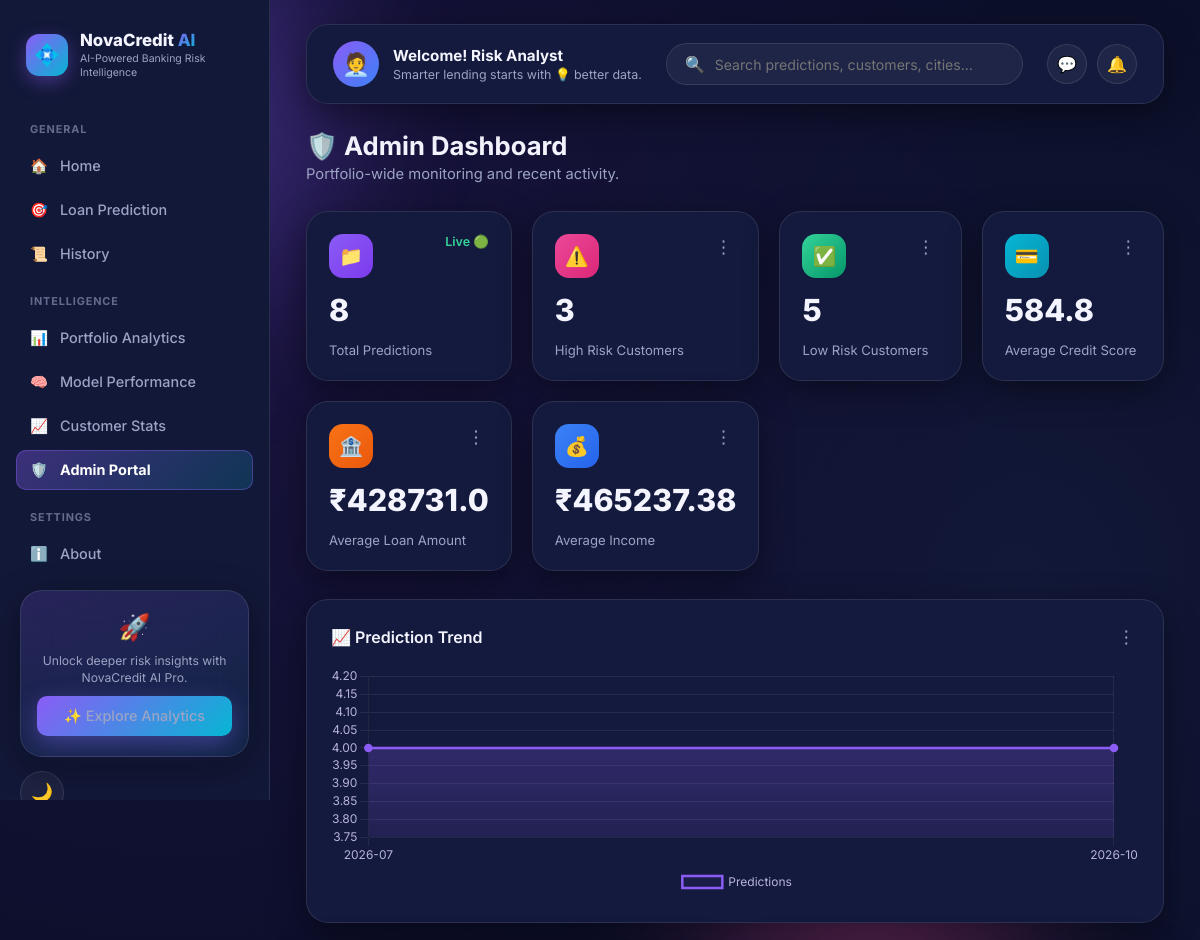
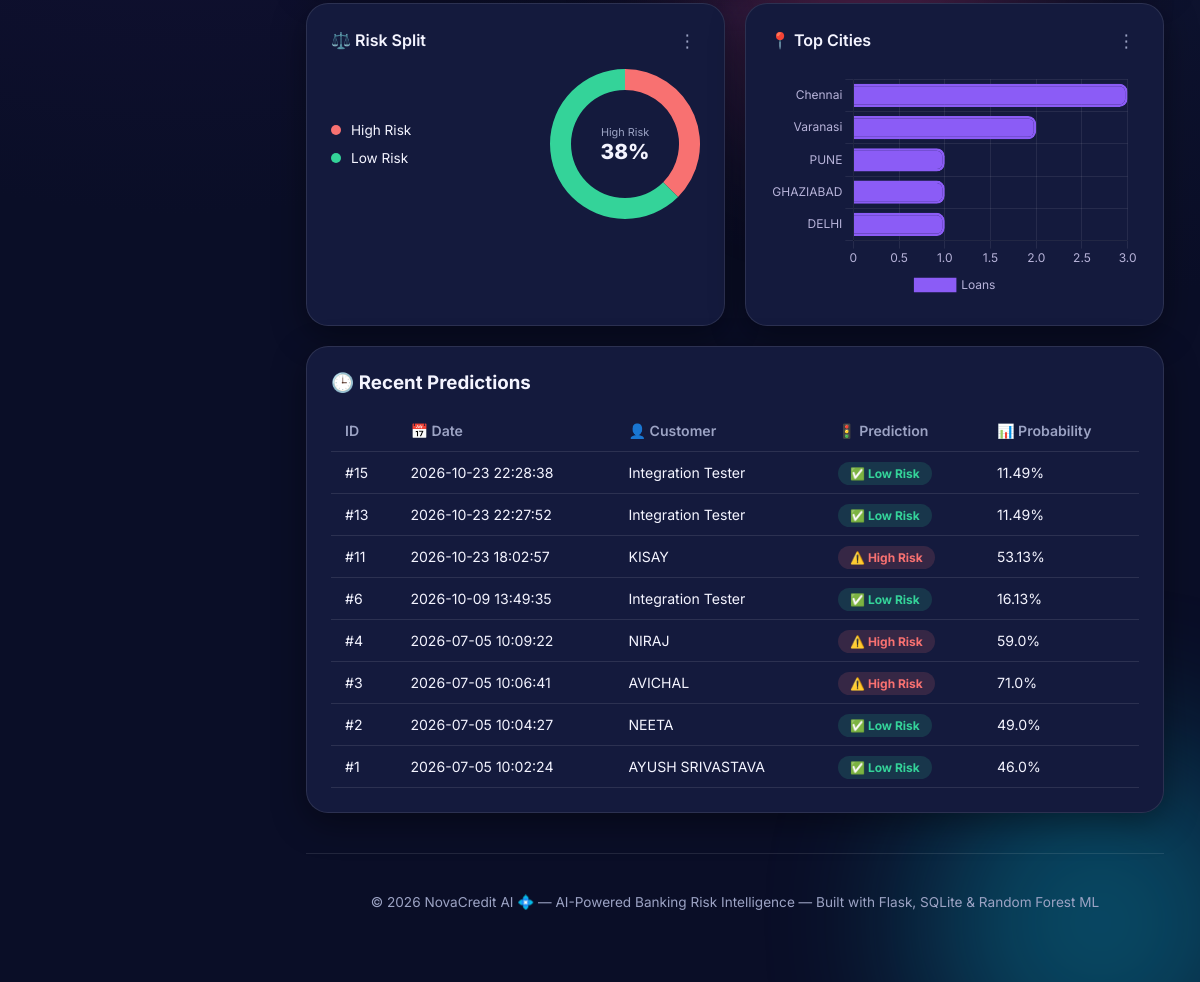
The page /admin on the database its author committed (2 pictures, top to bottom).
### tables this page shows
CREATE TABLE user_predictions (
            id INTEGER PRIMARY KEY AUTOINCREMENT,
            timestamp TEXT NOT NULL,
            customer_name TEXT,
            age INTEGER,
            gender TEXT,
            marital_status TEXT,
            city TEXT,
            education_level TEXT,
            employment_status TEXT,
            income REAL,
            credit_score INTEGER,
            years_employed INTEGER,
            loan_amount REAL,
            loan_term INTEGER,
            existing_debt REAL,
            previous_loans INTEGER,
            late_payments INTEGER,
            monthly_expenses REAL,
            savings_balance REAL,
            debt_to_income_ratio REAL,
            loan_purpose TEXT,
            prediction TEXT,
            prediction_probability REAL
        , risk_tier TEXT);

### routes/admin.py (the view)
@admin_bp.route("/admin")
def admin():
    stats = get_summary_stats()
    charts = get_chart_data()
    recent = get_all_predictions()[:8]
    return render_template("admin.html", stats=stats, charts=charts, recent=recent)

### app.py (called while the page is built)
def create_app():
    app = Flask(__name__)
    app.config.from_object(Config)
    init_db()
    app.register_blueprint(home_bp)
    app.register_blueprint(predict_bp)
    app.register_blueprint(analytics_bp)
    app.register_blueprint(dashboard_bp)
    app.register_blueprint(history_bp)
    app.register_blueprint(admin_bp)
    @app.context_processor
    def inject_globals():
        from datetime import datetime
        return {"current_year": datetime.now().year}
    return app

### database/database.py (called while the page is built)
def get_connection():
    conn = sqlite3.connect(Config.DATABASE_PATH)
    conn.row_factory = sqlite3.Row
    conn.execute("PRAGMA foreign_keys = ON")
    return conn

def get_all_predictions():
    conn = get_connection()
    rows = conn.execute(
        "SELECT * FROM user_predictions ORDER BY timestamp DESC"
    ).fetchall()
    conn.close()
    return [dict(r) for r in rows]

### templates/admin.html (shortened to what this page needs)
{% extends "base.html" %}
{% block content %}
<div class="topbar">
  <div>
    <h1>🛡️ Admin Dashboard</h1>
    <p>Portfolio-wide monitoring and recent activity.</p>
  </div>
</div>
<div class="cards-grid">
  <div class="glass metric-card"><div class="top-row"><div class="icon-badge purple">📁</div><span class="delta up">Live 🟢</span></div><div class="value">{{ stats.total }}</div><div class="label">Total Predictions</div></div>
  <div class="glass metric-card"><div class="top-row"><div class="icon-badge pink">⚠️</div><span class="card-menu-dots">⋮</span></div><div class="value">{{ stats.high_risk }}</div><div class="label">High Risk Customers</div></div>
  <div class="glass metric-card"><div class="top-row"><div class="icon-badge green">✅</div><span class="card-menu-dots">⋮</span></div><div class="value">{{ stats.low_risk }}</div><div class="label">Low Risk Customers</div></div>
  <div class="glass metric-card"><div class="top-row"><div class="icon-badge cyan">💳</div><span class="card-menu-dots">⋮</span></div><div class="value">{{ stats.avg_credit_score }}</div><div class="label">Average Credit Score</div></div>
  <div class="glass metric-card"><div class="top-row"><div class="icon-badge orange">🏦</div><span class="card-menu-dots">⋮</span></div><div class="value">₹{{ stats.avg_loan_amount }}</div><div class="label">Average Loan Amount</div></div>
  <div class="glass metric-card"><div class="top-row"><div class="icon-badge blue">💰</div><span class="card-menu-dots">⋮</span></div><div class="value">₹{{ stats.avg_income }}</div><div class="label">Average Income</div></div>
</div>
<div class="charts-grid">
  <div class="glass chart-card full">
    <div class="chart-card-header"><h3>📈 Prediction Trend</h3><span class="card-menu-dots">⋮</span></div>
    <canvas id="chartAdminTrend"></canvas>
  </div>
  <div class="glass chart-card">
    <div class="chart-card-header"><h3>⚖️ Risk Split</h3><span class="card-menu-dots">⋮</span></div>
    <div class="donut-layout">
      <div class="legend-list" id="legendAdminRisk"></div>
      <div class="donut-canvas-wrap">
        <canvas id="chartAdminRisk"></canvas>
        <div class="donut-center-text" id="centerAdminRisk"></div>
      </div>
    </div>
  </div>
  <div class="glass chart-card">
    <div class="chart-card-header"><h3>📍 Top Cities</h3><span class="card-menu-dots">⋮</span></div>
    <canvas id="chartAdminCity"></canvas>
  </div>
</div>
<div class="glass table-card" style="margin-top:20px;">
  <h3 style="margin-bottom:16px;">🕒 Recent Predictions</h3>
  <table class="data-table">
    <thead><tr><th>ID</th><th>📅 Date</th><th>👤 Customer</th><th>🚦 Prediction</th><th>📊 Probability</th></tr></thead>
    <tbody>
      {% for r in recent %}
      <tr>
        <td>#{{ r.id }}</td><td>{{ r.timestamp }}</td><td>{{ r.customer_name }}</td>
        <td><span class="badge {{ 'high' if r.prediction == 'High Risk' else 'low' }}">{{ '⚠️' if r.prediction == 'High Risk' else '✅' }} {{ r.prediction }}</span></td>
        <td>{{ r.prediction_probability }}%</td>
      </tr>
      {% else %}
      <tr><td colspan="5" style="text-align:center;padding:20px;color:var(--text-secondary);">No activity yet.</td></tr>
      {% endfor %}
    </tbody>
  </table>
</div>
{% endblock %}
{% block extra_scripts %}
<script>
const cd = {{ charts | tojson }};
function tv(rows, l, v) { return { labels: rows.map(r => r[l]), values: rows.map(r => r[v]) }; }
document.addEventListener("DOMContentLoaded", () => {
  let d = tv(cd.monthly_trend, "month", "count");
  crsChart("chartAdminTrend", "line", d.labels, [{ label: "Predictions", data: d.values }]);
  d = tv(cd.prediction_distribution, "prediction", "count");
  crsDonutWithLegend("chartAdminRisk", "legendAdminRisk", "centerAdminRisk", d.labels, d.values, ["#f87171", "#34d399"], "High Risk");
  d = tv(cd.city_wise, "city", "count");
  crsChart("chartAdminCity", "bar", d.labels, [{ label: "Loans", data: d.values, backgroundColor: "#8b5cf6" }], { indexAxis: "y" });
});
</script>
{% endblock %}

### static/css/style.css (style rules this page uses)
:root { --bg-1: #0a0e27; --bg-2: #121838; --bg-3: #1a1440; --accent: #8b5cf6; --accent-2: #06b6d4; --accent-3: #ec4899; --accent-4: #3b82f6; --accent-orange: #f97316; --text-primary: #f4f4ff; --text-secondary: #9ca3c4; --glass-bg: rgba(255, 255, 255, 0.05); --glass-border: rgba(255, 255, 255, 0.10); --glass-shadow: 0 10px 34px rgba(0, 0, 0, 0.4); --card-bg: #141a3d; --success: #34d399; --danger: #f87171; --warning: #fbbf24; --radius-lg: 22px; --radius-md: 16px; --radius-sm: 10px; --sidebar-w: 270px; --transition: all 0.25s cubic-bezier(.4, 0, .2, 1); }
* { box-sizing: border-box; margin: 0; padding: 0; }
html { scroll-behavior: smooth; }
body { font-family: 'Inter', 'Segoe UI', system-ui, sans-serif; background: radial-gradient(circle at 15% 15%, var(--bg-3), transparent 45%), radial-gradient(circle at 85% 30%, var(--bg-2), transparent 40%), var(--bg-1); background-attachment: fixed; color: var(--text-primary); min-height: 100vh; transition: background 0.4s ease, color 0.4s ease; overflow-x: hidden; }
.glass { background: var(--card-bg); border: 1px solid var(--glass-border); backdrop-filter: blur(18px); -webkit-backdrop-filter: blur(18px); border-radius: var(--radius-lg); box-shadow: var(--glass-shadow); }
.icon-badge { width: 44px; height: 44px; border-radius: 14px; display: flex; align-items: center; justify-content: center; font-size: 1.2rem; flex-shrink: 0; }
.icon-badge.pink { background: linear-gradient(135deg, #ec4899, #db2777); }
.icon-badge.purple { background: linear-gradient(135deg, #8b5cf6, #7c3aed); }
.icon-badge.blue { background: linear-gradient(135deg, #3b82f6, #2563eb); }
.icon-badge.cyan { background: linear-gradient(135deg, #06b6d4, #0891b2); }
.icon-badge.orange { background: linear-gradient(135deg, #f97316, #ea580c); }
.icon-badge.green { background: linear-gradient(135deg, #34d399, #059669); }
.card-menu-dots { color: var(--text-secondary); font-size: 1.1rem; cursor: pointer; line-height: 1; padding: 4px; }
.topbar { display: flex; align-items: center; justify-content: space-between; margin-bottom: 28px; }
.topbar h1 { font-size: 1.6rem; font-weight: 700; }
.topbar p { color: var(--text-secondary); font-size: 0.92rem; margin-top: 4px; }
.cards-grid { display: grid; grid-template-columns: repeat(4, 1fr); gap: 20px; margin-bottom: 28px; }
.metric-card { padding: 22px; display: flex; flex-direction: column; gap: 14px; animation: fadeInUp 0.5s ease both; }
.metric-card .top-row { display: flex; align-items: flex-start; justify-content: space-between; }
.metric-card .value { font-size: 1.9rem; font-weight: 800; }
.metric-card .label { color: var(--text-secondary); font-size: 0.82rem; }
.metric-card .delta { font-size: 0.78rem; font-weight: 600; }
.delta.up { color: var(--success); }
.charts-grid { display: grid; grid-template-columns: repeat(2, 1fr); gap: 20px; }
.chart-card { padding: 24px; }
.chart-card .chart-card-header { display: flex; align-items: center; justify-content: space-between; margin-bottom: 16px; }
.chart-card h3 { font-size: 1rem; font-weight: 600; }
.chart-card canvas { max-height: 300px; }
.chart-card.full { grid-column: 1 / -1; }
.donut-layout { display: flex; align-items: center; gap: 20px; }
.donut-layout .legend-list { flex: 1; display: flex; flex-direction: column; gap: 12px; }
.donut-layout .donut-canvas-wrap { position: relative; width: 150px; height: 150px; flex-shrink: 0; }
.donut-center-text { position: absolute; inset: 0; display: flex; flex-direction: column; align-items: center; justify-content: center; pointer-events: none; }
.table-card { padding: 24px; overflow-x: auto; }
table.data-table { width: 100%; border-collapse: collapse; font-size: 0.88rem; }
table.data-table th { text-align: left; padding: 12px 14px; color: var(--text-secondary); font-weight: 600; border-bottom: 1px solid var(--glass-border); cursor: pointer; white-space: nowrap; }
table.data-table td { padding: 12px 14px; border-bottom: 1px solid var(--glass-border); white-space: nowrap; }
table.data-table tbody tr { transition: var(--transition); }
.badge { padding: 4px 12px; border-radius: 100px; font-size: 0.75rem; font-weight: 700; }
.badge.high { background: rgba(248,113,113,0.15); color: var(--danger); }
.badge.low { background: rgba(52,211,153,0.15); color: var(--success); }

### rows shown on the page
user_predictions: id "15", timestamp "2026-10-23 22:28:38", customer_name "Integration Tester", prediction "✅", prediction "Low Risk", prediction_probability "11.49"
user_predictions: id "13", timestamp "2026-10-23 22:27:52", customer_name "Integration Tester", prediction "✅", prediction "Low Risk", prediction_probability "11.49"
user_predictions: id "11", timestamp "2026-10-23 18:02:57", customer_name "KISAY", prediction "⚠️", prediction "High Risk", prediction_probability "53.13"
user_predictions: id "6", timestamp "2026-10-09 13:49:35", customer_name "Integration Tester", prediction "✅", prediction "Low Risk", prediction_probability "16.13"
user_predictions: id "4", timestamp "2026-07-05 10:09:22", customer_name "NIRAJ", prediction "⚠️", prediction "High Risk", prediction_probability "59.0"
user_predictions: id "3", timestamp "2026-07-05 10:06:41", customer_name "AVICHAL", prediction "⚠️", prediction "High Risk", prediction_probability "71.0"
user_predictions: id "2", timestamp "2026-07-05 10:04:27", customer_name "NEETA", prediction "✅", prediction "Low Risk", prediction_probability "49.0"
user_predictions: id "1", timestamp "2026-07-05 10:02:24", customer_name "AYUSH SRIVASTAVA", prediction "✅", prediction "Low Risk", prediction_probability "46.0"

### other values the page prints
{{ stats.total }} "8"
{{ stats.high_risk }} "3"
{{ stats.low_risk }} "5"
{{ stats.avg_credit_score }} "584.8"
{{ stats.avg_loan_amount }} "428731.0"
{{ stats.avg_income }} "465237.38"
